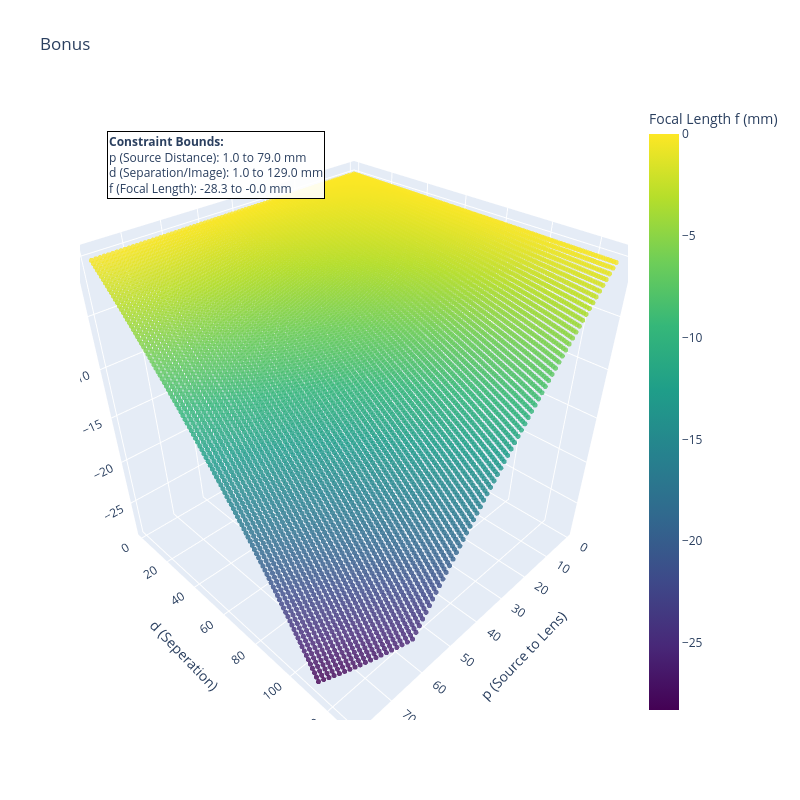

Source (notebook cell):
### Code cell
import numpy as np
import plotly.graph_objects as go

# --- 1. Define Search Space ---
p = np.arange(0, 80, 1)
d = np.arange(0, 130, 1)
P, D = np.meshgrid(p, d)

# --- 2. Paraxial Solve ---
# Initialize
F_val = np.zeros_like(P, dtype=float)

# Compute only valid region AND avoid zero denominator
# Note: The '500' constant in your formula represents a specific 
# system constraint or a combined track length target.
valid = (P + D <= 190) & (P + D != 500)

with np.errstate(divide='ignore', invalid='ignore'):
    F_val[valid] = (P[valid] * D[valid]) / (P[valid] + D[valid] - 500)

# Final mask: remove zeros, inf, nan
mask = (F_val != 0) & np.isfinite(F_val)

# --- 3. Range Calculations ---
p_min, p_max = np.min(P[mask]), np.max(P[mask])
d_min, d_max = np.min(D[mask]), np.max(D[mask])
f_min, f_max = np.min(F_val[mask]), np.max(F_val[mask])

stats_text = (
    f"<b>Constraint Bounds:</b><br>"
    f"p (Source Distance): {p_min:.1f} to {p_max:.1f} mm<br>"
    f"d (Separation/Image): {d_min:.1f} to {d_max:.1f} mm<br>"
    f"f (Focal Length): {f_min:.1f} to {f_max:.1f} mm"
)

# --- 4. Plotting ---
fig = go.Figure(
    data=go.Scatter3d(
        x=P[mask],
        y=D[mask],
        z=F_val[mask],
        mode='markers',
        marker=dict(
            size=3,
            color=F_val[mask],
            colorscale='Viridis',
            colorbar=dict(title="Focal Length f (mm)"),
            showscale=True,
            opacity=0.8
        ),
        hovertemplate="<b>p:</b> %{x}<br><b>d:</b> %{y}<br><b>f:</b> %{z:.2f}<extra></extra>"
    )
)

# Add Annotation Box
fig.add_annotation(
    dict(
        xref="paper", yref="paper",
        x=0.05, y=0.95,
        showarrow=False,
        text=stats_text,
        bgcolor="rgba(255, 255, 255, 0.9)",
        bordercolor="black",
        borderwidth=1,
        font=dict(size=12),
        align="left"
    )
)

fig.update_layout(
    width=800,
    height=800,
    title="Bonus",
    scene=dict(
        aspectmode='cube',
        xaxis_title='p (Source to Lens)',
        yaxis_title='d (Seperation)',
        zaxis_title='f1 (Focal Length)',
    )
)

fig.show()

### Figure 1 — Plotly figure (JSON) as saved in the notebook; plotly's stock layout.template omitted (floating-point values rounded to 4 significant figures; data arrays with more than 128 entries replaced by an {"elided": "..."} marker saying what was removed)
{"data": [{"hovertemplate": "<b>p:</b> %{x}<br><b>d:</b> %{y}<br><b>f:</b> %{z:.2f}<extra></extra>", "marker": {"color": {"elided": "10020 float values"}, "colorbar": {"title": {"text": "Focal Length f (mm)"}}, "colorscale": [[0, "#440154"], [0.1111, "#482878"], [0.2222, "#3e4989"], [0.3333, "#31688e"], [0.4444, "#26828e"], [0.5556, "#1f9e89"], [0.6667, "#35b779"], [0.7778, "#6ece58"], [0.8889, "#b5de2b"], [1, "#fde725"]], "opacity": 0.8, "showscale": true, "size": 3}, "mode": "markers", "type": "scatter3d", "x": {"elided": "10020 int values"}, "y": {"elided": "10020 int values"}, "z": {"elided": "10020 float values"}}], "layout": {"annotations": [{"align": "left", "bgcolor": "rgba(255, 255, 255, 0.9)", "bordercolor": "black", "borderwidth": 1, "font": {"size": 12}, "showarrow": false, "text": "<b>Constraint Bounds:</b><br>p (Source Distance): 1.0 to 79.0 mm<br>d (Separation/Image): 1.0 to 129.0 mm<br>f (Focal Length): -28.3 to -0.0 mm", "x": 0.05, "xref": "paper", "y": 0.95, "yref": "paper"}], "height": 800, "scene": {"aspectmode": "cube", "xaxis": {"title": {"text": "p (Source to Lens)"}}, "yaxis": {"title": {"text": "d (Seperation)"}}, "zaxis": {"title": {"text": "f1 (Focal Length)"}}}, "title": {"text": "Bonus"}, "width": 800}}
